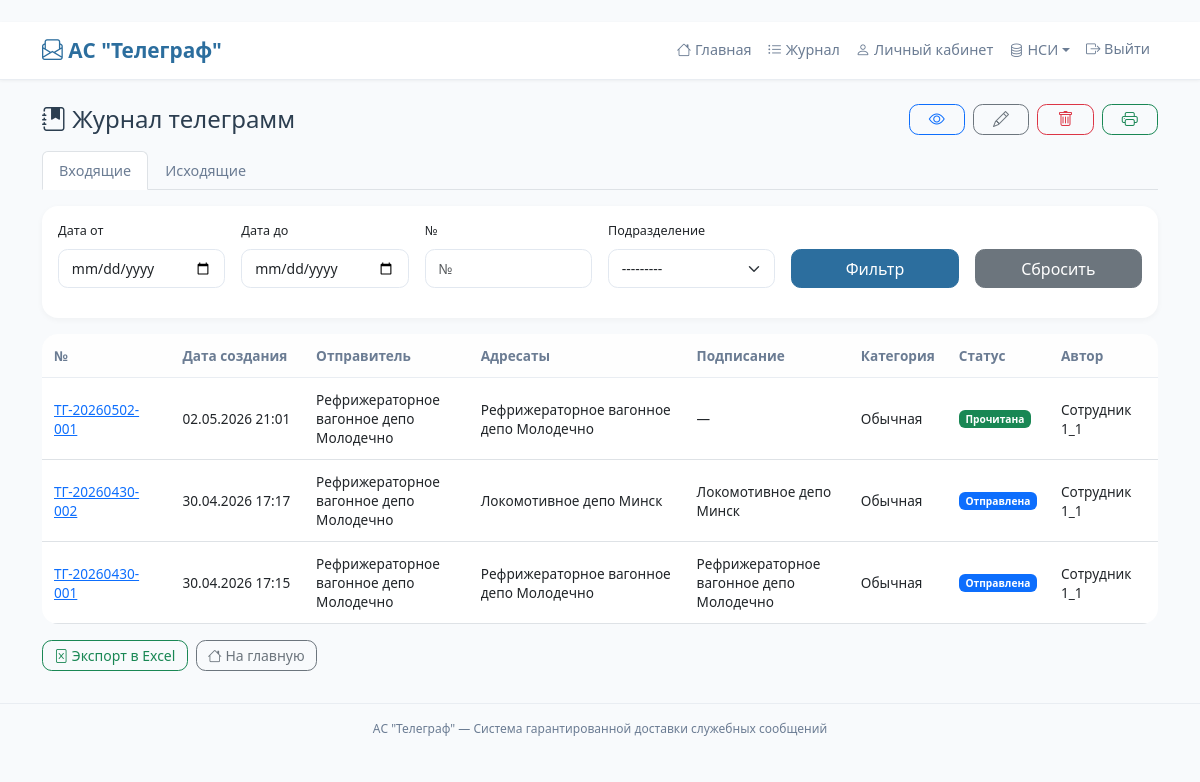
The app's page /journal/ (signed in) with its own data.
### core/models.py (models this page shows, shortened)
class Telegram(models.Model):
    class Priority(models.TextChoices):
        NORMAL = 'NORMAL', 'Обычная'
        URGENT = 'URGENT', 'Срочная'
    class Status(models.TextChoices):
        SENT = 'SENT', 'Отправлена'
        READ = 'READ', 'Прочитана'
        SIGNED = 'SIGNED', 'Подписана'
    number = models.CharField(max_length=50, blank=True, null=True, verbose_name='Номер телеграммы')
    author = models.ForeignKey(User, on_delete=models.CASCADE, related_name='authored_telegrams', verbose_name='Автор')
    text = models.TextField(verbose_name='Текст телеграммы')
    created_at = models.DateTimeField(auto_now_add=True, verbose_name='Дата создания')
    status = models.CharField(max_length=10, choices=Status.choices, default=Status.SENT, verbose_name='Общий статус')
    priority = models.CharField(max_length=10, choices=Priority.choices, default=Priority.NORMAL, verbose_name='Приоритет')
    requires_approval = models.BooleanField(default=False, verbose_name='Требуется подпись')
    approvers = models.ManyToManyField(User, related_name='telegrams_to_approve', blank=True, verbose_name='Подписанты')
    is_signed = models.BooleanField(default=False, verbose_name='Подписана')
    signed_at = models.DateTimeField(null=True, blank=True, verbose_name='Дата подписи')
    signature = models.CharField(max_length=128, blank=True, null=True, verbose_name='Электронная подпись')   # <-- добавлено

class Department(models.Model):
    code = models.CharField(max_length=20, unique=True, verbose_name='Код подразделения')
    name = models.CharField(max_length=255, verbose_name='Наименование')
    class Meta:
        verbose_name = 'Подразделение'
        verbose_name_plural = 'Подразделения'
    def __str__(self):
        return f"{self.code} - {self.name}"

class User(AbstractUser):
    role = models.CharField(max_length=10, choices=Role.choices, default=Role.USER, verbose_name='Роль')
    full_name = models.CharField(max_length=255, verbose_name='Полное имя')
    phone = models.CharField(max_length=20, blank=True, null=True, verbose_name='Телефон')
    email = models.EmailField(blank=True, null=True, verbose_name='Email')
    department = models.ForeignKey(Department, on_delete=models.SET_NULL, null=True, blank=True, verbose_name='Подразделение')
    position = models.ForeignKey(Position, on_delete=models.SET_NULL, null=True, blank=True, verbose_name='Должность')

### core/views.py (the view, shortened to what this page needs)
# urls.py: path('journal/', views.telegram_journal, name='telegram_journal'),
@login_required
def telegram_journal(request):
    user = request.user
    if user.role == 'ADMIN':
        telegrams = Telegram.objects.all()
    else:  # USER
        telegrams = Telegram.objects.filter(Q(author=user) | Q(recipients__user=user)).distinct()
    type_filter = request.GET.get('type')
    if type_filter == 'incoming':
        telegrams = telegrams.filter(recipients__user=user).distinct()
    elif type_filter == 'outgoing':
        telegrams = telegrams.filter(author=user)
    form = TelegramFilterForm(request.GET)
    if form.is_valid():
        data = form.cleaned_data
        if data.get('start_date'):
            telegrams = telegrams.filter(created_at__date__gte=data['start_date'])
        if data.get('end_date'):
            telegrams = telegrams.filter(created_at__date__lte=data['end_date'])
        if data.get('number'):
            telegrams = telegrams.filter(number__icontains=data['number'])
        if data.get('department'):
            telegrams = telegrams.filter(
                Q(author__department=data['department']) |
                Q(recipients__user__department=data['department'])
            ).distinct()
        if data.get('search'):
            telegrams = telegrams.filter(text__icontains=data['search'])
    telegrams = telegrams.order_by('-created_at')
    paginator = Paginator(telegrams, 20)
    page_obj = paginator.get_page(request.GET.get('page'))
    for t in page_obj:
        t.author_department = t.author.department.name if t.author.department else '—'
        t.recipient_departments = list(set(r.user.department.name for r in t.recipients.all() if r.user.department))
        t.approver_departments = list(set(a.department.name for a in t.approvers.all() if a.department)) if t.requires_approval else []
    departments = Department.objects.all()
    return render(request, 'core/journal.html', {
        'page_obj': page_obj,
        'form': form,
        'departments': departments,
        'user_role': user.role,  # передаём роль в шаблон
    })

### core/forms.py
class TelegramFilterForm(forms.Form):
    start_date = forms.DateField(
        required=False,
        widget=forms.DateInput(attrs={'type': 'date', 'class': 'form-control'}),
        label='Дата от'
    )
    end_date = forms.DateField(
        required=False,
        widget=forms.DateInput(attrs={'type': 'date', 'class': 'form-control'}),
        label='Дата до'
    )
    number = forms.CharField(
        max_length=50,
        required=False,
        widget=forms.TextInput(attrs={'class': 'form-control', 'placeholder': '№'}),
        label='№'
    )
    department = forms.ModelChoiceField(
        queryset=Department.objects.all(),
        required=False,
        widget=forms.Select(attrs={'class': 'form-select'}),
        label='Подразделение'
    )

### core/templates/core/journal.html (shortened to what this page needs)
﻿{% extends 'base.html' %}
{% block content %}
<div class="d-flex justify-content-between align-items-center mb-3 flex-wrap gap-2">
    <h2 class="h4 mb-0"><i class="bi bi-journal-bookmark-fill"></i> Журнал телеграмм</h2>
    <div class="d-flex gap-2">
        <button type="button" class="btn btn-outline-primary action-btn" id="viewSelectedBtn" title="Просмотр"><i class="bi bi-eye"></i></button>
        <button type="button" class="btn btn-outline-secondary action-btn" id="editSelectedBtn" title="Редактировать"><i class="bi bi-pencil"></i></button>
        <button type="button" class="btn btn-outline-danger action-btn" id="deleteSelectedBtn" title="Удалить"><i class="bi bi-trash"></i></button>
        <button type="button" class="btn btn-outline-success action-btn" id="printSelectedBtn" title="Печать"><i class="bi bi-printer"></i></button>
    </div>
</div>
<ul class="nav nav-tabs mb-3">
    <li class="nav-item">
        <a class="nav-link {% if request.GET.type == 'incoming' or not request.GET.type %}active{% endif %}"
           href="?type=incoming{% for key, value in request.GET.items %}{% if key != 'type' %}&{{ key }}={{ value }}{% endif %}{% endfor %}">
            Входящие
        </a>
    </li>
    <li class="nav-item">
        <a class="nav-link {% if request.GET.type == 'outgoing' %}active{% endif %}"
           href="?type=outgoing{% for key, value in request.GET.items %}{% if key != 'type' %}&{{ key }}={{ value }}{% endif %}{% endfor %}">
            Исходящие
        </a>
    </li>
</ul>
<div class="card mb-3">
    <div class="card-body py-3">
        <form method="get" class="row g-3 align-items-end">
            <div class="col-md-2">
                <label class="form-label small">{{ form.start_date.label }}</label>
                {{ form.start_date }}
            </div>
            <div class="col-md-2">
                <label class="form-label small">{{ form.end_date.label }}</label>
                {{ form.end_date }}
            </div>
            <div class="col-md-2">
                <label class="form-label small">{{ form.number.label }}</label>
                {{ form.number }}
            </div>
            <div class="col-md-2">
                <label class="form-label small">{{ form.department.label }}</label>
                {{ form.department }}
            </div>
            <div class="col-md-2">
                <button type="submit" class="btn btn-primary w-100">Фильтр</button>
            </div>
            <div class="col-md-2">
                <a href="{% url 'telegram_journal' %}" class="btn btn-secondary w-100">Сбросить</a>
            </div>
        </form>
    </div>
</div>
<form id="telegramForm" method="post">
    <div class="table-responsive">
        <table class="table table-hover align-middle" id="telegramTable" style="min-width: 1000px;">
            <thead class="table-light">
                <tr>
                    <th style="width: 12%">№</th>
                    <th style="width: 12%">Дата создания</th>
                    <th style="width: 15%">Отправитель</th>
                    <th style="width: 20%">Адресаты</th>
                    <th style="width: 15%">Подписание</th>
                    <th style="width: 8%">Категория</th>
                    <th style="width: 8%">Статус</th>
                    <th style="width: 10%">Автор</th>
                </tr>
            </thead>
            <tbody>
                {% for telegram in page_obj %}
                <tr data-id="{{ telegram.id }}" class="telegram-row">
                    <td><a href="{% url 'view_telegram' telegram.id %}">{{ telegram.number|default:"—" }}</a></td>
                    <td>{{ telegram.created_at|date:"d.m.Y H:i" }}</td>
                    <td>{{ telegram.author_department|default:"—" }}</td>
                    <td>
                        {% if telegram.recipient_departments %}
                            {{ telegram.recipient_departments|join:", " }}
                        {% else %}—{% endif %}
                    </td>
                    <td>
                        {% if telegram.requires_approval %}
                            {% if telegram.approver_departments %}
                                {{ telegram.approver_departments|join:", " }}
                            {% else %}—{% endif %}
                        {% else %}—{% endif %}
                    </td>
                    <td>
                        {% if telegram.priority == 'URGENT' %}Срочная{% else %}Обычная{% endif %}
                    </td>
                    <td>
                        <span class="badge
                            {% if telegram.status == 'SENT' %}bg-primary
                            {% elif telegram.status == 'READ' %}bg-success
                            {% elif telegram.status == 'SIGNED' %}bg-warning text-dark
                            {% else %}bg-secondary{% endif %}">
                            {{ telegram.get_status_display }}
                        </span>
                    </td>
                    <td>{{ telegram.author.full_name|default:telegram.author.username }}</td>
                </tr>
                {% empty %}
                <tr><td colspan="8" class="text-center py-4">Нет телеграмм</td></tr>
                {% endfor %}
            </tbody>
        </table>
    </div>
</form>
<div class="mt-3 d-flex gap-2">
    <a href="{% url 'export_excel' %}?{{ request.GET.urlencode }}" class="btn btn-sm btn-outline-success"><i class="bi bi-file-excel"></i> Экспорт в Excel</a>
    <a href="{% url 'home' %}" class="btn btn-sm btn-outline-secondary"><i class="bi bi-house"></i> На главную</a>
</div>
{% endblock %}

### core/templates/base.html (style rules this page uses)
:root { --primary: #2c6e9e; --primary-light: #e1edf7; --primary-dark: #1a5270; --bg-light: #f8fafc; --card-white: #ffffff; --border-light: #e9edf2; --text-dark: #2c3e50; --text-muted: #6b7c93; --hover-gray: #f1f5f9; }
body { background-color: var(--bg-light); font-family: 'Segoe UI', 'Roboto', system-ui, sans-serif; color: var(--text-dark); font-size: 0.9rem; }
.nav-link { color: var(--text-muted) !important; font-weight: 500; }
.card { border: none; border-radius: 1rem; background-color: var(--card-white); box-shadow: 0 2px 6px rgba(0,0,0,0.04); margin-bottom: 1.5rem; }
.table { font-size: 0.85rem; margin-bottom: 0; }
.table th { font-weight: 600; color: var(--text-muted); border-bottom: 1px solid var(--border-light); background-color: #fefefe; padding: 0.75rem 0.75rem; white-space: nowrap; }
.table td { padding: 0.75rem 0.75rem; vertical-align: middle; border-top: 1px solid #f0f2f5; word-break: break-word; }
.table td { max-width: 250px; }
.table-responsive { overflow-x: auto; border-radius: 1rem; }
.btn { border-radius: 0.6rem; font-weight: 500; padding: 0.4rem 1.2rem; }
.btn-sm { padding: 0.25rem 0.7rem; }
.btn-primary { background-color: var(--primary); border-color: var(--primary); }
.form-control, .form-select { border-radius: 0.6rem; border: 1px solid #e2e8f0; font-size: 0.875rem; padding: 0.5rem 0.8rem; }

### records on screen
Telegram: number "ТГ-20260502-001", created_at "02.05.2026 21:01", author_department "Рефрижераторное вагонное депо Молодечно", recipient_departments "Рефрижераторное вагонное депо Молодечно", priority "Обычная", status "Прочитана", author.full_name "Сотрудник 1_1"
Telegram: number "ТГ-20260430-002", created_at "30.04.2026 17:17", author_department "Рефрижераторное вагонное депо Молодечно", recipient_departments "Локомотивное депо Минск", approver_departments "Локомотивное депо Минск", priority "Обычная", status "Отправлена", author.full_name "Сотрудник 1_1"
Telegram: number "ТГ-20260430-001", created_at "30.04.2026 17:15", author_department "Рефрижераторное вагонное депо Молодечно", recipient_departments "Рефрижераторное вагонное депо Молодечно", approver_departments "Рефрижераторное вагонное депо Молодечно", priority "Обычная", status "Отправлена", author.full_name "Сотрудник 1_1"
